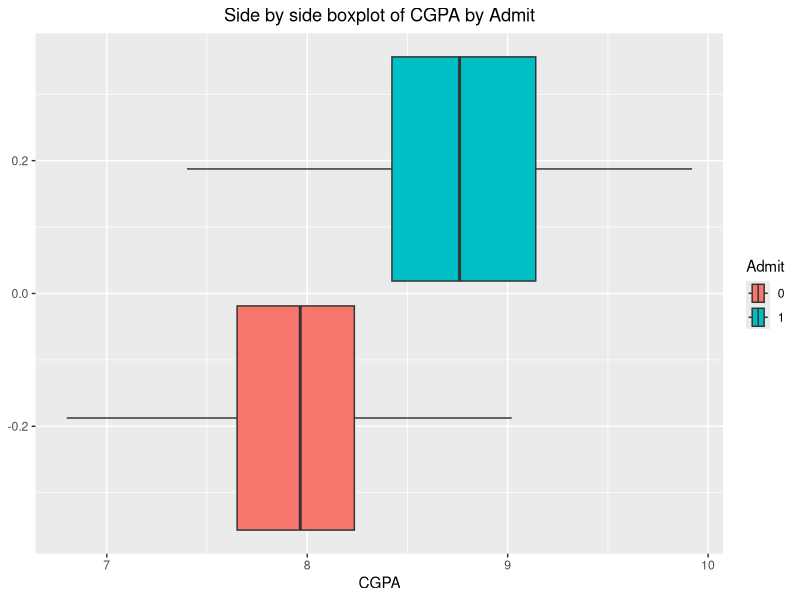
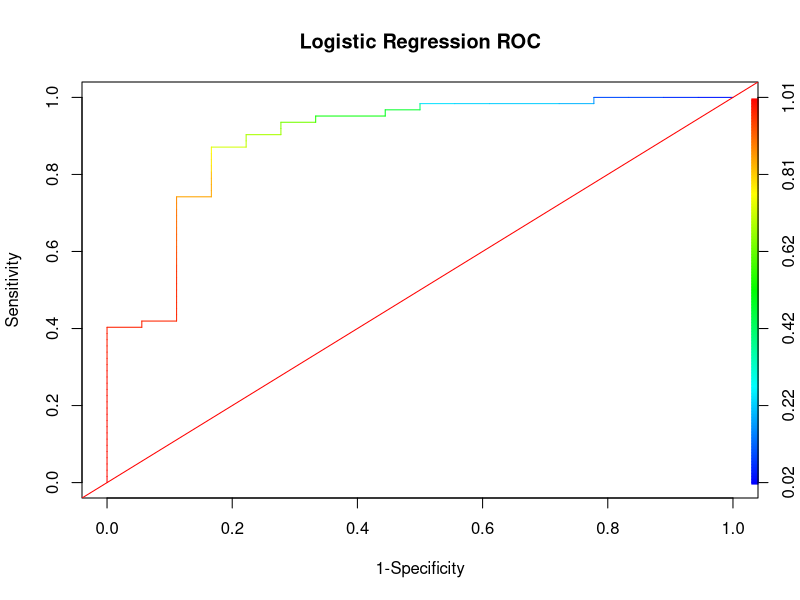
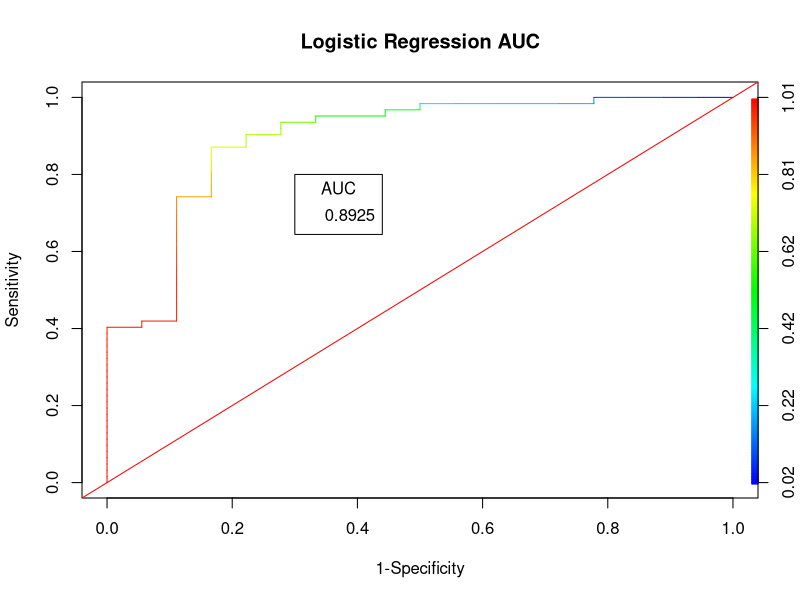

Reproduce these figures in R, in order.
## ---- chunk 1
library(tidyverse)
library(psych)
library(caret)
library(ROCR)
library(glmnet)
## ---- chunk 2
data <- read.csv("GraduateAdmission.csv")
data <-data[-1]
## ---- chunk 3
str(data)
## ---- chunk 4
data$Research <- as.factor(data$Research)
data$Admit<- as.factor(data$Admit)
## ---- chunk 5
str(data)
## ---- chunk 6
#sum(is.na(data)) #no missing values
summary(data)
## ---- chunk 7
data %>% 
ggplot(aes(x=CGPA,fill=Admit)) +
  geom_boxplot() +
  ggtitle('Side by side boxplot of CGPA by Admit')+
theme(plot.title=element_text(hjust = 0.5))  
## ---- chunk 8
table(data$Admit)  # Count of Admitted (1) and not Admitted (0)
prop.table(table(data$Admit)) # Proportion. Highest Proportion is the benchmark accuracy.
## ---- chunk 9
set.seed(7332)

Index <- createDataPartition(data$Admit,p=0.8,list=FALSE)
trdata <- data[Index,] # training data set 80%
tsdata <- data[-Index,]  # testing data set 20%
head(trdata) 
head(tsdata) 
## ---- chunk 10
logisticm <- glm(Admit~.,data=trdata, family="binomial")
summary(logisticm)  # Model Summary. Multiple predictors are not significant
## ---- chunk 11
flogisticm <- glm(Admit~LOR+CGPA, data=trdata, family="binomial")
summary(flogisticm)
round(coef(flogisticm),5)
## ---- chunk 12
pred_probts <- predict(flogisticm, tsdata, type="response") # predicted probabilities of testing data and  store it in pred_ts
pred_cts <- ifelse(pred_probts>0.5,1,0) #Converting the predicted probabilities into class 1 or 0
head(pred_cts)
head(tsdata)
## ---- chunk 13
conf_ts<- table(pred_cts, tsdata$Admit)
conf_ts # Testing data confusion matrix
sum(diag(conf_ts))/sum(conf_ts)  # Testing data overall accuracy
1-sum(diag(conf_ts))/sum(conf_ts)  # Overall missclassfication in testing data
## ---- chunk 14
pred_probts <- predict(flogisticm,tsdata,type = 'response')
pred_probts <- prediction(pred_probts,tsdata$Admit)
ROC <- performance(pred_probts,"tpr","fpr") # Saves True positive rate=sensitivity and 1-Specificity = fpr
plot(ROC,xlab="1-Specificity",ylab="Sensitivity",main="Logistic Regression ROC",colorize=TRUE)  # Plots ROC Curve
abline(a=0,b=1,col="red")  # Benchmark 
## ---- chunk 15
AUC <- performance(pred_probts,"auc")
AUC<- unlist(slot(AUC,"y.values")) # Unlist from the stored slot
AUC # Area under the curve
AUC <- round(AUC,4)  # Round it to 4 decimal places
AUC
plot(ROC,xlab="1-Specificity",ylab="Sensitivity",main="Logistic Regression AUC",colorize=TRUE)
abline(a=0,b=1,col="red")
legend(0.3,0.8,AUC,title="AUC",cex=1)
